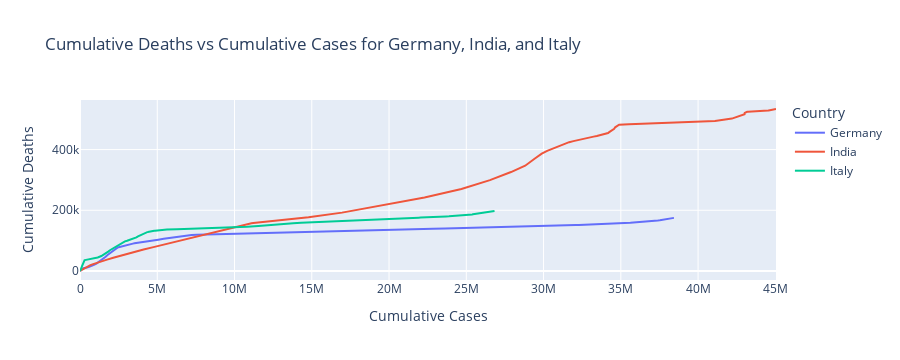

The code cell stored with this chart in its notebook:
### Markdown cell above
## 2- Make a line plot showing the cumulative_deaths vs cumulative_cases for 3 countries using `plotly` (7.5 points)

### Code cell
import plotly.express as px
import plotly.io as pio

fig = px.line(
    filtered_data, 
    x='Cumulative_cases', 
    y='Cumulative_deaths', 
    color='Country',
    title='Cumulative Deaths vs Cumulative Cases for Germany, India, and Italy',
    labels={'Cumulative_cases': 'Cumulative Cases', 'Cumulative_deaths': 'Cumulative Deaths'}
)
fig.show()

### Figure 1 — Plotly figure (JSON) as saved in the notebook; plotly's stock layout.template omitted (floating-point values rounded to 4 significant figures; data arrays with more than 128 entries replaced by an {"elided": "..."} marker saying what was removed)
{"data": [{"hovertemplate": "Country=Germany<br>Cumulative Cases=%{x}<br>Cumulative Deaths=%{y}<extra></extra>", "legendgroup": "Germany", "line": {"color": "#636efa", "dash": "solid"}, "marker": {"symbol": "circle"}, "mode": "lines", "name": "Germany", "orientation": "v", "showlegend": true, "type": "scatter", "x": {"elided": "244 int values"}, "xaxis": "x", "y": {"elided": "244 int values"}, "yaxis": "y"}, {"hovertemplate": "Country=India<br>Cumulative Cases=%{x}<br>Cumulative Deaths=%{y}<extra></extra>", "legendgroup": "India", "line": {"color": "#EF553B", "dash": "solid"}, "marker": {"symbol": "circle"}, "mode": "lines", "name": "India", "orientation": "v", "showlegend": true, "type": "scatter", "x": {"elided": "244 int values"}, "xaxis": "x", "y": {"elided": "244 int values"}, "yaxis": "y"}, {"hovertemplate": "Country=Italy<br>Cumulative Cases=%{x}<br>Cumulative Deaths=%{y}<extra></extra>", "legendgroup": "Italy", "line": {"color": "#00cc96", "dash": "solid"}, "marker": {"symbol": "circle"}, "mode": "lines", "name": "Italy", "orientation": "v", "showlegend": true, "type": "scatter", "x": {"elided": "244 int values"}, "xaxis": "x", "y": {"elided": "244 int values"}, "yaxis": "y"}], "layout": {"height": 360, "legend": {"title": {"text": "Country"}, "tracegroupgap": 0}, "title": {"text": "Cumulative Deaths vs Cumulative Cases for Germany, India, and Italy"}, "xaxis": {"anchor": "y", "autorange": true, "domain": [0, 1], "range": [0, 45042802], "title": {"text": "Cumulative Cases"}, "type": "linear"}, "yaxis": {"anchor": "x", "autorange": true, "domain": [0, 1], "range": [-29650.0, 563300.0], "title": {"text": "Cumulative Deaths"}, "type": "linear"}}}
